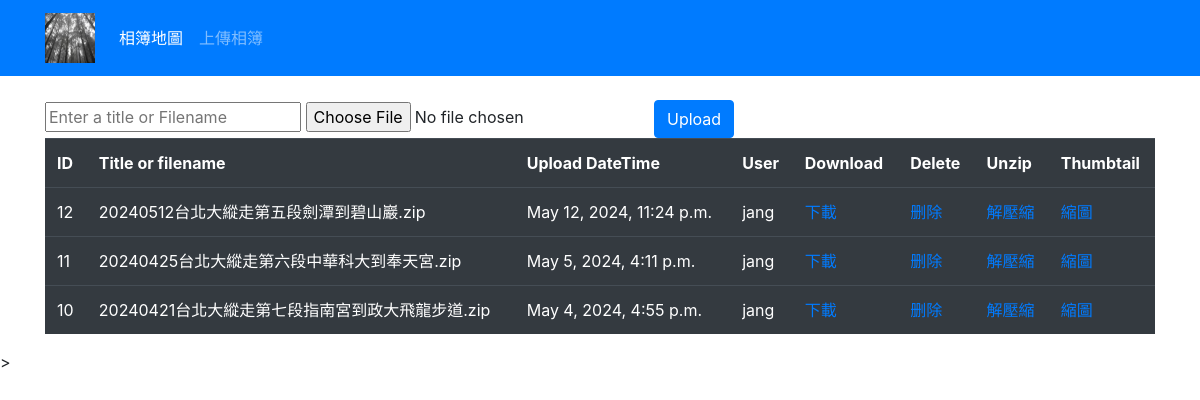
The page /file/ (signed in) on the database as committed earlier.
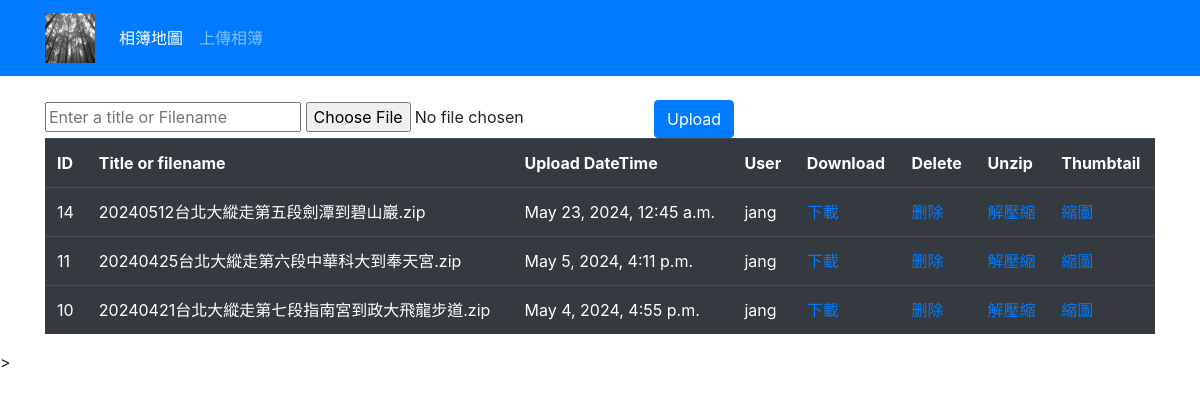
The same page on the database as committed later.
### file/models.py (models this page shows)
class File(models.Model):
    title = models.CharField(max_length = 200)
    uploadedFile = models.FileField(upload_to = "upload/")
    dateTimeOfUpload = models.DateTimeField(auto_now = True)
    user = models.ForeignKey(settings.AUTH_USER_MODEL, on_delete=models.CASCADE, related_name='file_user', null = True)
    class Meta:
        permissions = (
            ("file_upload", "Can Upload File"),
            ("file_delete", "Can Delete File"),
        )

### file/views.py (the view, shortened to what this page needs)
# urls.py: path("", views.uploadFile, name = 'upload'),
@login_required
def uploadFile(request):  #上傳多張圖片的zip檔
    files = models.File.objects.all().order_by("-id") #新上傳的壓縮檔放前面
    return render(request, "upload-file.html", context = { "files": files })

### file/templates/upload-file.html (shortened to what this page needs)
{% extends 'base.html' %}
{% load static %}
{% block content %}
{% if user.is_authenticated %}
    <form action="{% url 'file:upload' %}" method="POST" enctype="multipart/form-data">
        <input type="text" name="fileTitle" placeholder="Enter a title or Filename">
        <input type="file"  name="uploadedFile">
        <input type="submit" class="btn btn-primary" value="Upload">
    </form>
    <table  class="table table-dark">
        <tr>
            <th scope="col">ID</th>
            <th scope="col">Title or filename</th>
            <th scope="col">Upload DateTime</th>
            <th scope="col">User</th>
            <th scope="col">Download</th>
            <th scope="col">Delete</th>
            <th scope="col">Unzip</th>
            <th scope="col">Thumbtail</th>
        </tr>
        {% for file in files %}
            <tr>
                <td  scope="row">{{ file.id }}</td>
                <td>{{ file.title }}</td>
                <td>{{ file.dateTimeOfUpload }}</td>
                <td>{{ file.user }}</td>
                <td> <a href="{% url 'file:download' file.id %}">下載</a></td>
                <td> <a href="{% url 'file:delete' file.id %}">删除</a></td>
                <td> <a href="{% url 'file:unzip' file.id %}">解壓縮</a></td>
                <td> <a href="{% url 'file:thumb' file.id %}">縮圖</a></td>
            </tr>
        {% endfor %}
    </table>
{% endif %}
{% endblock %}

### templates/base.html (shortened to what this page needs)
{% load static %}
<!doctype html>
<html lang="zh-Hant">
  <head>
<link rel="stylesheet" href="https://stackpath.bootstrapcdn.com/bootstrap/4.4.1/css/bootstrap.min.css">
  </head>
  <body>
    <nav class="navbar navbar-expand-lg navbar-dark bg-primary">
      <div class="container">
        <a class="navbar-brand" href="#" target="_blank">
          <img src="{% static 'navbar/tree.jpg' %}" width="50" height="50" alt="">
        </a>
        <div class="collapse navbar-collapse" id="navbarSupportedContent">
          <ul class="navbar-nav me-auto mb-2 mb-lg-0">
            <li class="nav-item">
              <a class="nav-link active" aria-current="page" href="{% url 'map:list' %}">相簿地圖</a>
            </li>
            <li class="nav-item">
              <a class="nav-link" href="{% url 'file:upload' %}">上傳相簿</a>
            </li>
          </ul>
        </div>
      </div>
    </nav>
    <div class="container">
        <br />
        {% block content %}
        {% endblock  %}
    </div>
<script src="https://cdn.jsdelivr.net/npm/popper.js@1.16.0/dist/umd/popper.min.js"></script>>
  </body>
</html>

Rows that differ between the two databases and show on the page:
removed File: id "12", title "20240512台北大縱走第五段劍潭到碧山巖.zip", dateTimeOfUpload "May 12, 2024, 11:24 p.m.", user "jang"
added File: id "14", title "20240512台北大縱走第五段劍潭到碧山巖.zip", dateTimeOfUpload "May 23, 2024, 12:45 a.m.", user "jang"
